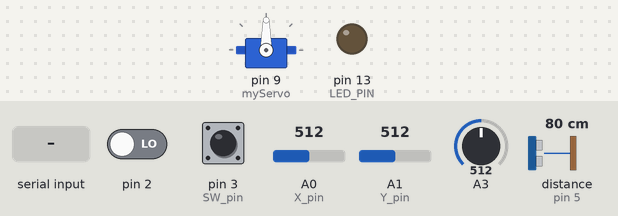
A sketch run on a simulated Arduino Uno, built with avr-gcc and run on an emulated ATmega328P. On the bench: servo, output pins drawn as LEDs (lit = HIGH). Dashed ring = blinking. The inputs (shaded band) are chosen by the test bench; at power-on: distance to the obstacle (sensor on pin 5) 80 cm, A3 = 512, A0 (X_pin) = 512, pin 2 LOW, pin 3 (SW_pin) HIGH, A1 (Y_pin) = 512. The echo pulse lasts 58.3 µs per cm; the sensor or clock chip raises its interrupt line as the real part does; pins used as bus, display or sensor lines are not drawn; what the sketch prints to the serial monitor is not drawn.

Above: at 0.9 s.
1.0 s: "1\n" received over Serial
4.0 s: distance to the obstacle (sensor on pin 5) set to 2 cm
At 5.35 s:
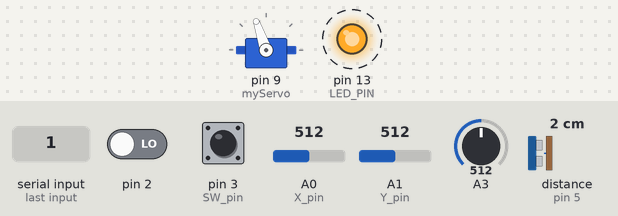
7.0 s: distance to the obstacle (sensor on pin 5) set to 60 cm
At 7.5 s:
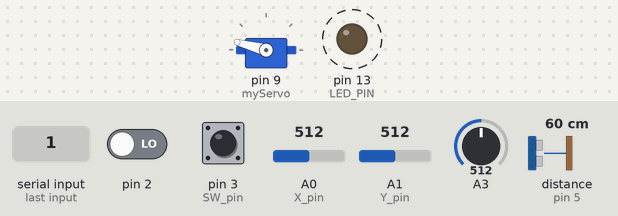
10.0 s: A3 set to 30
At 11.32 s:
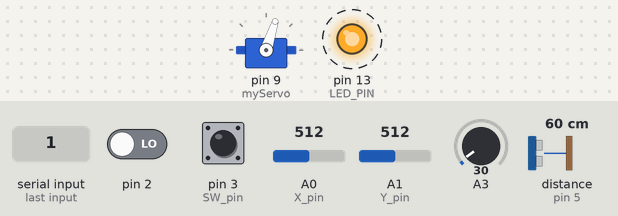
13.0 s: A0 (X_pin) set to 30
At 13.33 s:
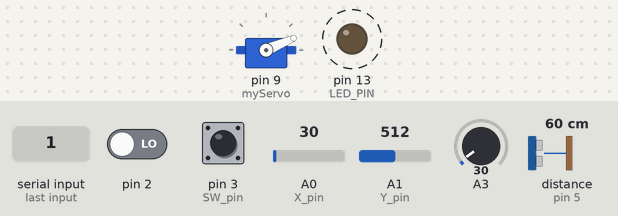
16.0 s: distance to the obstacle (sensor on pin 5) set to 35 cm
Timing chart, 0 to 20.0 s (numbered marks = the images above; inputs shaded):
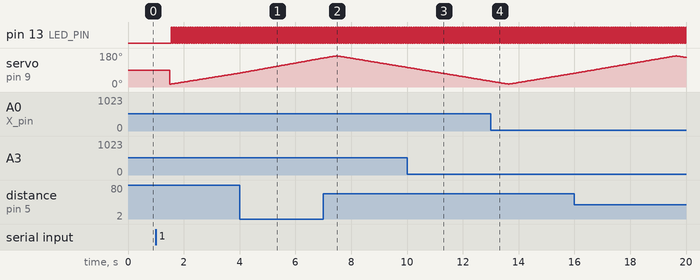

The sketch:

Arduino_Souece.ino
```cpp
#include <Servo.h>
#include "I2Cdev.h"
#include "MPU6050_6Axis_MotionApps20.h"
#if I2CDEV_IMPLEMENTATION == I2CDEV_ARDUINO_WIRE
#include "Wire.h"
#endif

MPU6050 mpu;
#define OUTPUT_TEAPOT

const int SW_pin = 3; // digital pin connected to switch output
const int X_pin = 0; // analog pin connected to X output
const int Y_pin = 1; // analog pin connected to Y output
const int trigPin =4; //Rader
const int echoPin =5; //Rader


long duration; //Rader
int distance; //Rader

Servo myServo;

#define LED_PIN 13 // (Arduino is 13, Teensy is 11, Teensy++ is 6)
bool blinkState = false;

// MPU control/status vars
bool dmpReady = false;  // set true if DMP init was successful
uint8_t mpuIntStatus;   // holds actual interrupt status byte from MPU
uint8_t devStatus;      // return status after each device operation (0 = success, !0 = error)
uint16_t packetSize;    // expected DMP packet size (default is 42 bytes)
uint16_t fifoCount;     // count of all bytes currently in FIFO
uint8_t fifoBuffer[64]; // FIFO storage buffer

// orientation/motion vars
Quaternion q;           // [w, x, y, z]         quaternion container
VectorInt16 aa;         // [x, y, z]            accel sensor measurements
VectorInt16 aaReal;     // [x, y, z]            gravity-free accel sensor measurements
VectorInt16 aaWorld;    // [x, y, z]            world-frame accel sensor measurements
VectorFloat gravity;    // [x, y, z]            gravity vector
float euler[3];         // [psi, theta, phi]    Euler angle container
float ypr[3];           // [yaw, pitch, roll]   yaw/pitch/roll container and gravity vector

// packet structure for InvenSense teapot demo
uint8_t teapotPacket[14] = { '$', 0x02, 0,0, 0,0, 0,0, 0,0, 0x00, 0x00, '\r', '\n' };

volatile bool mpuInterrupt = false;     // indicates whether MPU interrupt pin has gone high
void dmpDataReady() {
    mpuInterrupt = true;
}


void setup() {
  pinMode(trigPin, OUTPUT); //Rader
  pinMode(echoPin, INPUT);  //Rader
  pinMode(SW_pin, INPUT);   //JoyStick
  digitalWrite(SW_pin, HIGH); //JoyStick
  myServo.attach(9); //Rader
  #if I2CDEV_IMPLEMENTATION == I2CDEV_ARDUINO_WIRE
        Wire.begin();
        TWBR = 24; // 400kHz I2C clock (200kHz if CPU is 8MHz)
    #elif I2CDEV_IMPLEMENTATION == I2CDEV_BUILTIN_FASTWIRE
        Fastwire::setup(400, true);
    #endif

    // initialize serial communication
    // (115200 chosen because it is required for Teapot Demo output, but it's
    // really up to you depending on your project)
    Serial.begin(115200);
    while (!Serial); // wait for Leonardo enumeration, others continue immediately

    // NOTE: 8MHz or slower host processors, like the Teensy @ 3.3v or Ardunio
    // Pro Mini running at 3.3v, cannot handle this baud rate reliably due to
    // the baud timing being too misaligned with processor ticks. You must use
    // 38400 or slower in these cases, or use some kind of external separate
    // crystal solution for the UART timer.

    // initialize device
    mpu.initialize();

    // verify connection
    Serial.println(mpu.testConnection() ? F("MPU6050 connection successful") : F("MPU6050 connection failed"));

    // wait for ready
    while (Serial.available() && Serial.read()); // empty buffer
    while (!Serial.available());                 // wait for data
    while (Serial.available() && Serial.read()); // empty buffer again

    // load and configure the DMP
    devStatus = mpu.dmpInitialize();

    // supply your own gyro offsets here, scaled for min sensitivity
    mpu.setXGyroOffset(220);
    mpu.setYGyroOffset(76);
    mpu.setZGyroOffset(-85);
    mpu.setZAccelOffset(1788); // 1688 factory default for my test chip

    // make sure it worked (returns 0 if so)
    if (devStatus == 0) {
        // turn on the DMP, now that it's ready
        mpu.setDMPEnabled(true);

        // enable Arduino interrupt detection
        attachInterrupt(0, dmpDataReady, RISING);
        mpuIntStatus = mpu.getIntStatus();

        // set our DMP Ready flag so the main loop() function knows it's okay to use it
        dmpReady = true;

        // get expected DMP packet size for later comparison
        packetSize = mpu.dmpGetFIFOPacketSize();
    } else {
        // ERROR!
        // 1 = initial memory load failed
        // 2 = DMP configuration updates failed
        // (if it's going to break, usually the code will be 1)
        Serial.print(F("DMP Initialization failed (code "));
        Serial.print(devStatus);
        Serial.println(F(")"));
    }

    // configure LED for output
    pinMode(LED_PIN, OUTPUT);
}


void loop() {
  for(int i=15;i<165;i++){
  /*-------------------JoyStic------------------*/
  Serial.print(",");
  Serial.print(digitalRead(SW_pin));
  Serial.print(",");
  Serial.print(analogRead(X_pin));
  Serial.print(",");
  Serial.print(analogRead(Y_pin));
  Serial.print(",");
  /*-------------------JoyStic------------------*/


  /*-------------------JodoSensor------------------*/
   int light = analogRead(A3);
  int ledLight = map(light, 0, 500, 0, 100);
  Serial.print(ledLight);
  Serial.print(",");
  /*-------------------JodoSensor------------------*/


  /*-------------------Rader------------------*/
  myServo.write(i);
  delay(30);
  distance = calculateDistance();
  Serial.print(i);
  Serial.print(",");
  Serial.print(distance);
  Serial.print(",");
  /*-------------------Rader------------------*/

   if (!dmpReady) return;

    // wait for MPU interrupt or extra packet(s) available
    while (!mpuInterrupt && fifoCount < packetSize) {

    }

    // reset interrupt flag and get INT_STATUS byte
    mpuInterrupt = false;
    mpuIntStatus = mpu.getIntStatus();

    // get current FIFO count
    fifoCount = mpu.getFIFOCount();

    // check for overflow (this should never happen unless our code is too inefficient)
    if ((mpuIntStatus & 0x10) || fifoCount == 1024) {
        // reset so we can continue cleanly
        mpu.resetFIFO();

    // otherwise, check for DMP data ready interrupt (this should happen frequently)
    } else if (mpuIntStatus & 0x02) {
        // wait for correct available data length, should be a VERY short wait
        while (fifoCount < packetSize) fifoCount = mpu.getFIFOCount();

        // read a packet from FIFO
        mpu.getFIFOBytes(fifoBuffer, packetSize);

        // track FIFO count here in case there is > 1 packet available
        // (this lets us immediately read more without waiting for an interrupt)
        fifoCount -= packetSize;

        #ifdef OUTPUT_READABLE_QUATERNION
            // display quaternion values in easy matrix form: w x y z
            mpu.dmpGetQuaternion(&q, fifoBuffer);
            Serial.print("quat\t");
            Serial.print(q.w);
            Serial.print("\t");
            Serial.print(q.x);
            Serial.print("\t");
            Serial.print(q.y);
            Serial.print("\t");
            Serial.println(q.z);
        #endif

        #ifdef OUTPUT_READABLE_EULER
            // display Euler angles in degrees
            mpu.dmpGetQuaternion(&q, fifoBuffer);
            mpu.dmpGetEuler(euler, &q);
            Serial.print("euler\t");
            Serial.print(euler[0] * 180/M_PI);
            Serial.print("\t");
            Serial.print(euler[1] * 180/M_PI);
            Serial.print("\t");
            Serial.println(euler[2] * 180/M_PI);
        #endif

        #ifdef OUTPUT_READABLE_YAWPITCHROLL
            // display Euler angles in degrees
            mpu.dmpGetQuaternion(&q, fifoBuffer);
            mpu.dmpGetGravity(&gravity, &q);
            mpu.dmpGetYawPitchRoll(ypr, &q, &gravity);
            Serial.print("ypr\t");
            Serial.print(ypr[0] * 180/M_PI);
            Serial.print("\t");
            Serial.print(ypr[1] * 180/M_PI);
            Serial.print("\t");
            Serial.println(ypr[2] * 180/M_PI);
        #endif

        #ifdef OUTPUT_READABLE_REALACCEL
            // display real acceleration, adjusted to remove gravity
            mpu.dmpGetQuaternion(&q, fifoBuffer);
            mpu.dmpGetAccel(&aa, fifoBuffer);
            mpu.dmpGetGravity(&gravity, &q);
            mpu.dmpGetLinearAccel(&aaReal, &aa, &gravity);
            Serial.print("areal\t");
            Serial.print(aaReal.x);
            Serial.print("\t");
            Serial.print(aaReal.y);
            Serial.print("\t");
            Serial.println(aaReal.z);
        #endif

        #ifdef OUTPUT_READABLE_WORLDACCEL
            // display initial world-frame acceleration, adjusted to remove gravity
            // and rotated based on known orientation from quaternion
            mpu.dmpGetQuaternion(&q, fifoBuffer);
            mpu.dmpGetAccel(&aa, fifoBuffer);
            mpu.dmpGetGravity(&gravity, &q);
            mpu.dmpGetLinearAccel(&aaReal, &aa, &gravity);
            mpu.dmpGetLinearAccelInWorld(&aaWorld, &aaReal, &q);
            Serial.print("aworld\t");
            Serial.print(aaWorld.x);
            Serial.print("\t");
            Serial.print(aaWorld.y);
            Serial.print("\t");
            Serial.println(aaWorld.z);
        #endif

        #ifdef OUTPUT_TEAPOT
            // display quaternion values in InvenSense Teapot demo format:
            teapotPacket[2] = fifoBuffer[0];
            teapotPacket[3] = fifoBuffer[1];
            teapotPacket[4] = fifoBuffer[4];
            teapotPacket[5] = fifoBuffer[5];
            teapotPacket[6] = fifoBuffer[8];
            teapotPacket[7] = fifoBuffer[9];
            teapotPacket[8] = fifoBuffer[12];
            teapotPacket[9] = fifoBuffer[13];
            Serial.write(teapotPacket, 14);
            teapotPacket[11]++; // packetCount, loops at 0xFF on purpose
        #endif

        // blink LED to indicate activity
        blinkState = !blinkState;
        digitalWrite(LED_PIN, blinkState);
    }
  }

  for(int i=165;i>15;i--){
    /*-------------------JoyStic------------------*/
  Serial.print(",");
  Serial.print(digitalRead(SW_pin));
  Serial.print(",");
  Serial.print(analogRead(X_pin));
  Serial.print(",");
  Serial.print(analogRead(Y_pin));
  Serial.print(",");
  /*-------------------JoyStic------------------*/


  /*-------------------JodoSensor------------------*/
   int light = analogRead(A3);
  int ledLight = map(light, 0, 500, 0, 100);
  Serial.print(ledLight);
  Serial.print(",");
  /*-------------------JodoSensor------------------*/


   /*-------------------Rader------------------*/
  myServo.write(i);
  delay(30);
  distance = calculateDistance();
  Serial.print(i);
  Serial.print(",");
  Serial.print(distance);
  Serial.print(",");
  /*-------------------Rader------------------*/
    if (!dmpReady) return;

    // wait for MPU interrupt or extra packet(s) available
    while (!mpuInterrupt && fifoCount < packetSize) {
        // other program behavior stuff here
        // .
        // .
        // .
        // if you are really paranoid you can frequently test in between other
        // stuff to see if mpuInterrupt is true, and if so, "break;" from the
        // while() loop to immediately process the MPU data
        // .
        // .
        // .
    }

    // reset interrupt flag and get INT_STATUS byte
    mpuInterrupt = false;
    mpuIntStatus = mpu.getIntStatus();

    // get current FIFO count
    fifoCount = mpu.getFIFOCount();

    // check for overflow (this should never happen unless our code is too inefficient)
    if ((mpuIntStatus & 0x10) || fifoCount == 1024) {
        // reset so we can continue cleanly
        mpu.resetFIFO();

    // otherwise, check for DMP data ready interrupt (this should happen frequently)
    } else if (mpuIntStatus & 0x02) {
        // wait for correct available data length, should be a VERY short wait
        while (fifoCount < packetSize) fifoCount = mpu.getFIFOCount();

        // read a packet from FIFO
        mpu.getFIFOBytes(fifoBuffer, packetSize);

        // track FIFO count here in case there is > 1 packet available
        // (this lets us immediately read more without waiting for an interrupt)
        fifoCount -= packetSize;

        #ifdef OUTPUT_READABLE_QUATERNION
            // display quaternion values in easy matrix form: w x y z
            mpu.dmpGetQuaternion(&q, fifoBuffer);
            Serial.print("quat\t");
            Serial.print(q.w);
            Serial.print("\t");
            Serial.print(q.x);
            Serial.print("\t");
            Serial.print(q.y);
            Serial.print("\t");
            Serial.println(q.z);
        #endif

        #ifdef OUTPUT_READABLE_EULER
            // display Euler angles in degrees
            mpu.dmpGetQuaternion(&q, fifoBuffer);
            mpu.dmpGetEuler(euler, &q);
            Serial.print("euler\t");
            Serial.print(euler[0] * 180/M_PI);
            Serial.print("\t");
            Serial.print(euler[1] * 180/M_PI);
            Serial.print("\t");
            Serial.println(euler[2] * 180/M_PI);
        #endif

        #ifdef OUTPUT_READABLE_YAWPITCHROLL
            // display Euler angles in degrees
            mpu.dmpGetQuaternion(&q, fifoBuffer);
            mpu.dmpGetGravity(&gravity, &q);
            mpu.dmpGetYawPitchRoll(ypr, &q, &gravity);
            Serial.print("ypr\t");
            Serial.print(ypr[0] * 180/M_PI);
            Serial.print("\t");
            Serial.print(ypr[1] * 180/M_PI);
            Serial.print("\t");
            Serial.println(ypr[2] * 180/M_PI);
        #endif

        #ifdef OUTPUT_READABLE_REALACCEL
            // display real acceleration, adjusted to remove gravity
            mpu.dmpGetQuaternion(&q, fifoBuffer);
            mpu.dmpGetAccel(&aa, fifoBuffer);
            mpu.dmpGetGravity(&gravity, &q);
            mpu.dmpGetLinearAccel(&aaReal, &aa, &gravity);
            Serial.print("areal\t");
            Serial.print(aaReal.x);
            Serial.print("\t");
            Serial.print(aaReal.y);
            Serial.print("\t");
            Serial.println(aaReal.z);
        #endif

        #ifdef OUTPUT_READABLE_WORLDACCEL
            // display initial world-frame acceleration, adjusted to remove gravity
            // and rotated based on known orientation from quaternion
            mpu.dmpGetQuaternion(&q, fifoBuffer);
            mpu.dmpGetAccel(&aa, fifoBuffer);
            mpu.dmpGetGravity(&gravity, &q);
            mpu.dmpGetLinearAccel(&aaReal, &aa, &gravity);
            mpu.dmpGetLinearAccelInWorld(&aaWorld, &aaReal, &q);
            Serial.print("aworld\t");
            Serial.print(aaWorld.x);
            Serial.print("\t");
            Serial.print(aaWorld.y);
            Serial.print("\t");
            Serial.println(aaWorld.z);
        #endif

        #ifdef OUTPUT_TEAPOT
            // display quaternion values in InvenSense Teapot demo format:
            teapotPacket[2] = fifoBuffer[0];
            teapotPacket[3] = fifoBuffer[1];
            teapotPacket[4] = fifoBuffer[4];
            teapotPacket[5] = fifoBuffer[5];
            teapotPacket[6] = fifoBuffer[8];
            teapotPacket[7] = fifoBuffer[9];
            teapotPacket[8] = fifoBuffer[12];
            teapotPacket[9] = fifoBuffer[13];
            Serial.write(teapotPacket, 14);
            teapotPacket[11]++; // packetCount, loops at 0xFF on purpose
        #endif

        // blink LED to indicate activity
        blinkState = !blinkState;
        digitalWrite(LED_PIN, blinkState);
    }
}
}

int calculateDistance(){
  digitalWrite(trigPin,LOW);
  delayMicroseconds(2);
  digitalWrite(trigPin,HIGH);
  delayMicroseconds(10);
  digitalWrite(trigPin,LOW);
  duration = pulseIn(echoPin, HIGH);

  distance = duration*0.034/2;
  return distance;
  }
```

Measured:
- after the input at 1.0 s, pin 13 (LED_PIN): alternates HIGH for 0.04 s and LOW for 0.04 s, starting after 0.54 s
- by itself, servo on pin 9 (myServo): rises from 73° to 165° in 3.6 s, then falls to 157° in 0.32 s
